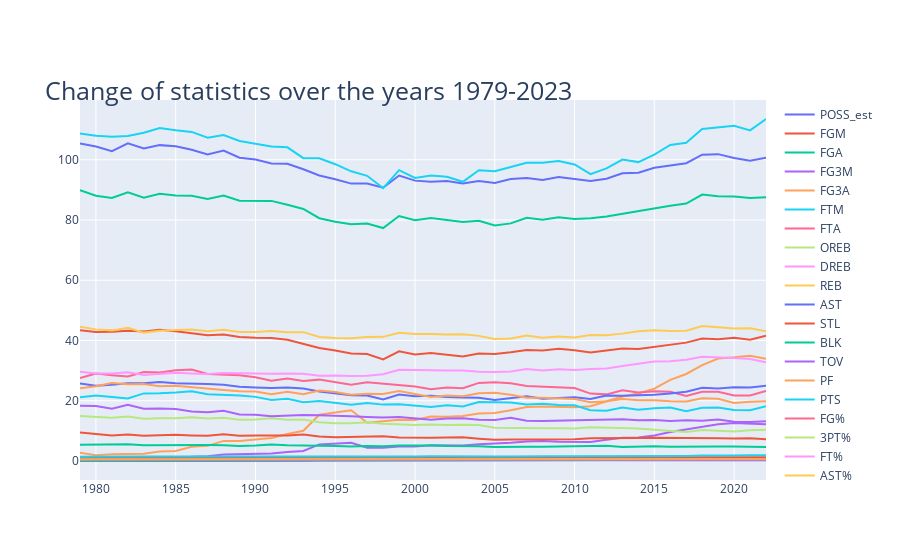

Notebook code for this chart:
### Code cell
fig = go.Figure()
for col in change_per48_df.columns[1:]:
    fig.add_trace(go.Scatter(x=change_per48_df['season_start_year'],
                             y=change_per48_df[col], name=col))
    
fig.update_layout(
    title=dict(text="Change of statistics over the years 1979-2023", font=dict(size=25), automargin=True, yref='paper')
)
fig.show()
